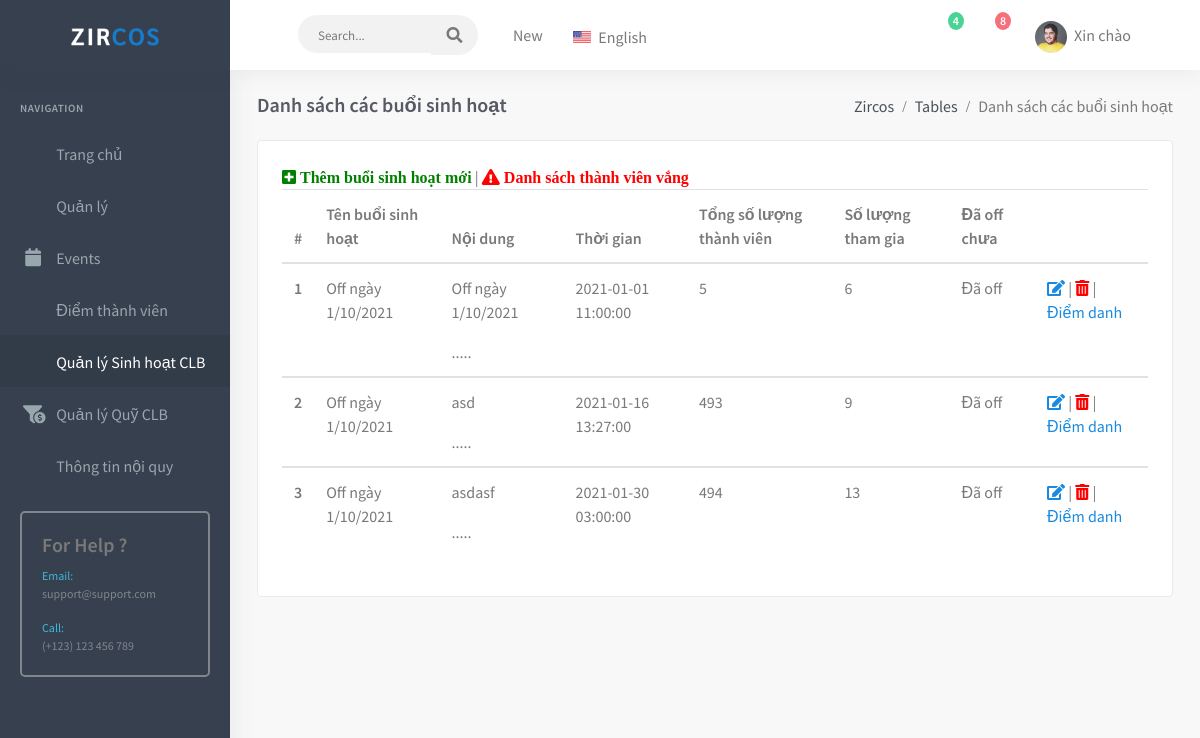
The page /quanlycaulacbosinhvien-master/admin/listSinhHoat.php (signed in) on the database its author committed.
### tables this page shows
CREATE TABLE `tbl_sinh_hoat_clb` (
  `sinhhoat_id` int(11) NOT NULL,
  `ten_buoi_sh` varchar(255) DEFAULT NULL,
  `noi_dung_sh` text DEFAULT NULL,
  `thoi_gian` timestamp NULL DEFAULT NULL,
  `sl_tham_gia` int(11) DEFAULT NULL,
  `tong_sl_thanh_vien_hien_tai` int(11) DEFAULT NULL,
  `status` int(11) DEFAULT NULL COMMENT '1 là chưa sinh hoạt, 0 là đã sinh hoạt, -1 là đã xóa',
  `clb_id` int(11) DEFAULT NULL
);

### quanlycaulacbosinhvien-master/lib/database.php (called while the page is built, shortened)
<?php
  Class Database{
    public $host   = DB_HOST;
    public $user   = DB_USER;
    public $pass   = DB_PASS;
    public $dbname = DB_NAME;
    public $link;
  public function connectDB(){
    $this->link = new mysqli($this->host, $this->user, $this->pass,
      $this->dbname);
  }
  public function select($query){
    $result = $this->link->query($query) or
    die($this->link->error.__LINE__);
    if($result->num_rows > 0){
      return $result->fetch_all();
    }else{
      return false;
    }
  }
  }

### quanlycaulacbosinhvien-master/lib/session.php (called while the page is built, shortened)
<?php
class Session
{
    public static function get($key)
    {
        if (isset($_SESSION[$key])) {
            return $_SESSION[$key];
        } else {
            return false;
        }
    }
}
?>

### quanlycaulacbosinhvien-master/models/SinhHoatCLBModel.php (called while the page is built, shortened)
<?php
include_once '../lib/database.php';
include_once '../helper/format.php';
class SinhHoatCLBModel
{
    private $db;
    public function __construct()
    {
        $this->db = new Database();
    }
    public function get_sinh_hoat_by_status($status, $clb_id)
    {
        $query = "SELECT `sinhhoat_id`, `ten_buoi_sh`, `noi_dung_sh`, `thoi_gian`, `sl_tham_gia`, `tong_sl_thanh_vien_hien_tai`, `status`, `clb_id`
        FROM `tbl_sinh_hoat_clb` WHERE `status` != -1 AND `clb_id` = $clb_id";
        $result = $this->db->select($query);
        return $result;
    }
}

### quanlycaulacbosinhvien-master/helper/format.php (called while the page is built, shortened)
<?php
   class Format{
   public function textShorten($text, $limit = 400){
      $text = $text. " ";
      $text = substr($text, 0, $limit);
      $text = substr($text, 0, strrpos($text, ' '));
      $text = $text.".....";
      return $text;
   }
   }
?>

### quanlycaulacbosinhvien-master/admin/listSinhHoat.php (the view, shortened to what this page needs)
<?php include './inc/header.php';?>
<?php include './inc/leftsidemenu.php';?>
<?php include '../models/SinhHoatCLBModel.php'; ?>
<?php include_once '../helper/format.php';?>
<?php
    $fm = new format();
    $shModel = new SinhHoatCLBModel();
    $listSinhHoat = $shModel->get_sinh_hoat_by_status(-1,Session::get('clb_id'));
?>
<div class="content-page">
    <div class="content">
        <div class="container-fluid">
            <div class="row">
                <div class="col-12">
                    <div class="page-title-box">
                        <div class="page-title-right">
                            <ol class="breadcrumb m-0">
                                <li class="breadcrumb-item"><a href="javascript: void(0);">Zircos</a></li>
                                <li class="breadcrumb-item"><a href="javascript: void(0);">Tables</a></li>
                                <li class="breadcrumb-item active">Danh sách các buổi sinh hoạt</li>
                            </ol>
                        </div>
                        <h4 class="page-title">Danh sách các buổi sinh hoạt</h4>
                    </div>
                </div>
            </div>
            <div class="row">
                            <div class="col-md-12">
                                <div class="card-box">
                                    <div class="row">
                                        <div class="col-lg-12">
                                            <div class="demo-box">
                                                <a href="sinhHoatForm.php">
                                                    <i class="fas fa-plus-square" style="color:green"> Thêm buổi sinh hoạt mới</i>
                                                </a> |
                                                <a href="listAbsent.php">
                                                    <i class="fa fa-exclamation-triangle" style="color:red"> Danh sách thành viên vắng</i>
                                                </a>
                                                <div class="table-responsive">
                                                    <form action="" method="POST" enctype="multipart/form-data">
                                                    <table class="table col-sm-12 ">
                                                        <thead>
                                                            <tr>
                                                                <th>#</th>
                                                                <th>Tên buổi sinh hoạt</th>
                                                                <th>Nội dung</th>
                                                                <th>Thời gian</th>
                                                                <th>Tổng số lượng thành viên</th>
                                                                <th>Số lượng tham gia</th>
                                                                <th>Đã off chưa</th>
                                                                <th></th>
                                                            </tr>
                                                        </thead>
                                                        <?php
                                                            $len = gettype($listSinhHoat) == 'array'? sizeof($listSinhHoat) : 0;
                                                            for($i = 0; $i < $len; $i++) {
                                                        ?>
                                                        <tbody>
                                                            <tr>
                                                                <th scope="row"><?php echo $i + 1; ?></th>
                                                                <td><?php echo $listSinhHoat[0][1]?></td>
                                                                <td><?php
                                                                                echo $fm->textShorten($listSinhHoat[$i][2], 50);
                                                                                ?></td>
                                                                <td><?php echo $listSinhHoat[$i][3]?></td>
                                                                <td><?php echo $listSinhHoat[$i][5]?></td>
                                                                <?php
                                                                    if($listSinhHoat[$i][4] == null){
                                                                 ?>
                                                                    <td>Chưa điểm danh</td>
                                                                 <?php
                                                                    } else {
                                                                  ?>
                                                                <td><?php echo $listSinhHoat[$i][4]?></td>
                                                                <?php
                                                                    }
                                                                    if($listSinhHoat[$i][6] == '1') {
                                                                 ?>
                                                                    <td>Chưa off</td>
                                                                <?php
                                                                    } else {
                                                                 ?>
                                                                    <td>Đã off</td>
                                                                 <?php
                                                                    }
                                                                  ?>
                                                                <td>
                                                                <a href="sinhHoatForm.php?sinhhoat_id=<?php echo $listSinhHoat[$i][0]?>">
                                                                    <i class="fas fa-edit"></i>
                                                                </a> |
                                                                <a onclick="return confirm('Bạn có muốn xoá danh mục này không?')" href="?delId=<?php echo $listSinhHoat[$i][0] ?>">
                                                                    <i class="fas fa-trash-alt" style="color:red"></i>
                                                                </a> |
                                                                <a href="diemdanh.php?sh_id=<?php echo $listSinhHoat[$i][0]?>">Điểm danh</a>
                                                                </td>
                                                            </tr>
                                                            <?php
						                                        }
						                                    ?>
                                                        </tbody>
                                                    </table>
                                                    </form>
                                                </div>
                                            </div>
                                        </div>
        </div>
    </div>
</div>
<?php include './inc/footer.php';?>

### rows shown on the page
tbl_sinh_hoat_clb: ten_buoi_sh "Off ngày 1/10/2021", noi_dung_sh "Off ngày 1/10/2021 .....", thoi_gian "2021-01-01 11:00:00", tong_sl_thanh_vien_hien_tai "5", sl_tham_gia "6"
tbl_sinh_hoat_clb: noi_dung_sh "asd .....", thoi_gian "2021-01-16 13:27:00", tong_sl_thanh_vien_hien_tai "493", sl_tham_gia "9", status "Đã off"
tbl_sinh_hoat_clb: noi_dung_sh "asdasf .....", thoi_gian "2021-01-30 03:00:00", tong_sl_thanh_vien_hien_tai "494", sl_tham_gia "13", status "Đã off"
